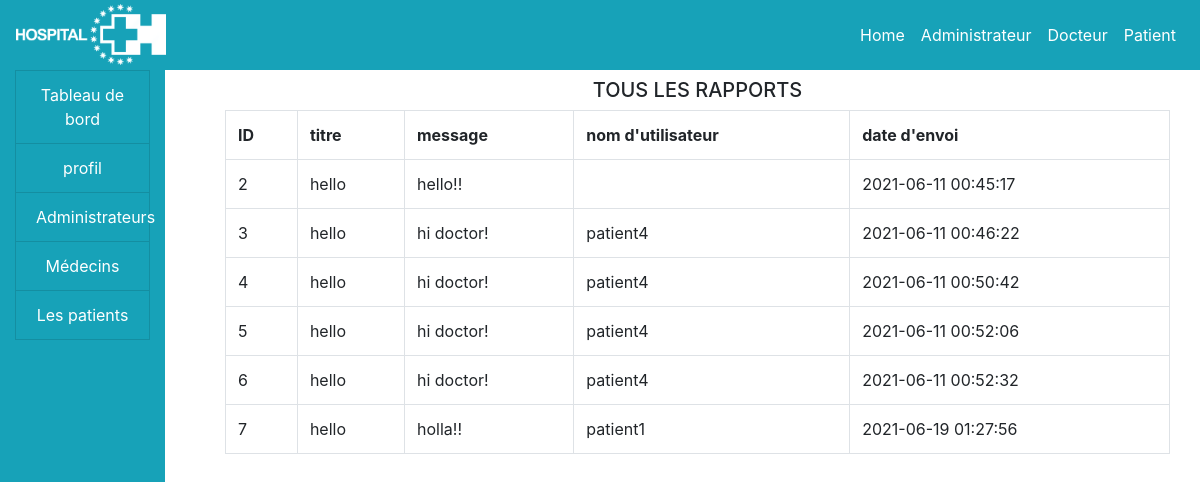
The page /hospital/admin/report.php on the database its author committed.
### tables this page shows
CREATE TABLE `reports` (
  `id` int(11) NOT NULL,
  `username` varchar(100) NOT NULL,
  `title` varchar(100) NOT NULL,
  `message` varchar(200) NOT NULL,
  `date_send` varchar(100) NOT NULL
);

### hospital/admin/report.php (the view, shortened to what this page needs)
<!DOCTYPE html>
<html>
<head>
</head>
<body>
	<?php
		include("../include/header.php");
		include("../include/connection.php");
	?>
	<div class="container-fluid">
		<div class="col-md-12">
			<div class="row">
				<div class="col-md-2">
					<?php include("side_nav.php"); ?>
				</div>
				<div class="col-md-10 my-2">
					<h5 class="text-center ">TOUS LES RAPPORTS</h5>
					<?php
						$result = $dbh->query("SELECT * FROM reports");
						$output ="";
						$output .="
							<table class ='table table-bordered'>
							<tr>
								<th>ID</th>
								<th>titre</th>
								<th>message</th>
								<th>nom d'utilisateur</th>
								<th>date d'envoi</th>
							</tr>
							";
							while ($row = $result->fetch()) {
								$output.="
									<tr>
										<td>".$row['id']."</td>
										<td>".$row['title']."</td>
										<td>".$row['message']."</td>
										<td>".$row['username']."</td>
										<td>".$row['date_send']."</td>
								";
							}
							$output .="
								</tr>
								</table>
							";
							echo $output;
					 ?>
				</div>
			</div>
		</div>
	</div>
</body>
</html>

### rows shown on the page
reports: id "2", title "hello", message "hello!!", date_send "2021-06-11 00:45:17"
reports: id "3", title "hello", message "hi doctor!", username "patient4", date_send "2021-06-11 00:46:22"
reports: id "4", title "hello", message "hi doctor!", username "patient4", date_send "2021-06-11 00:50:42"
reports: id "5", title "hello", message "hi doctor!", username "patient4", date_send "2021-06-11 00:52:06"
reports: id "6", title "hello", message "hi doctor!", username "patient4", date_send "2021-06-11 00:52:32"
reports: id "7", title "hello", message "holla!!", username "patient1", date_send "2021-06-19 01:27:56"
